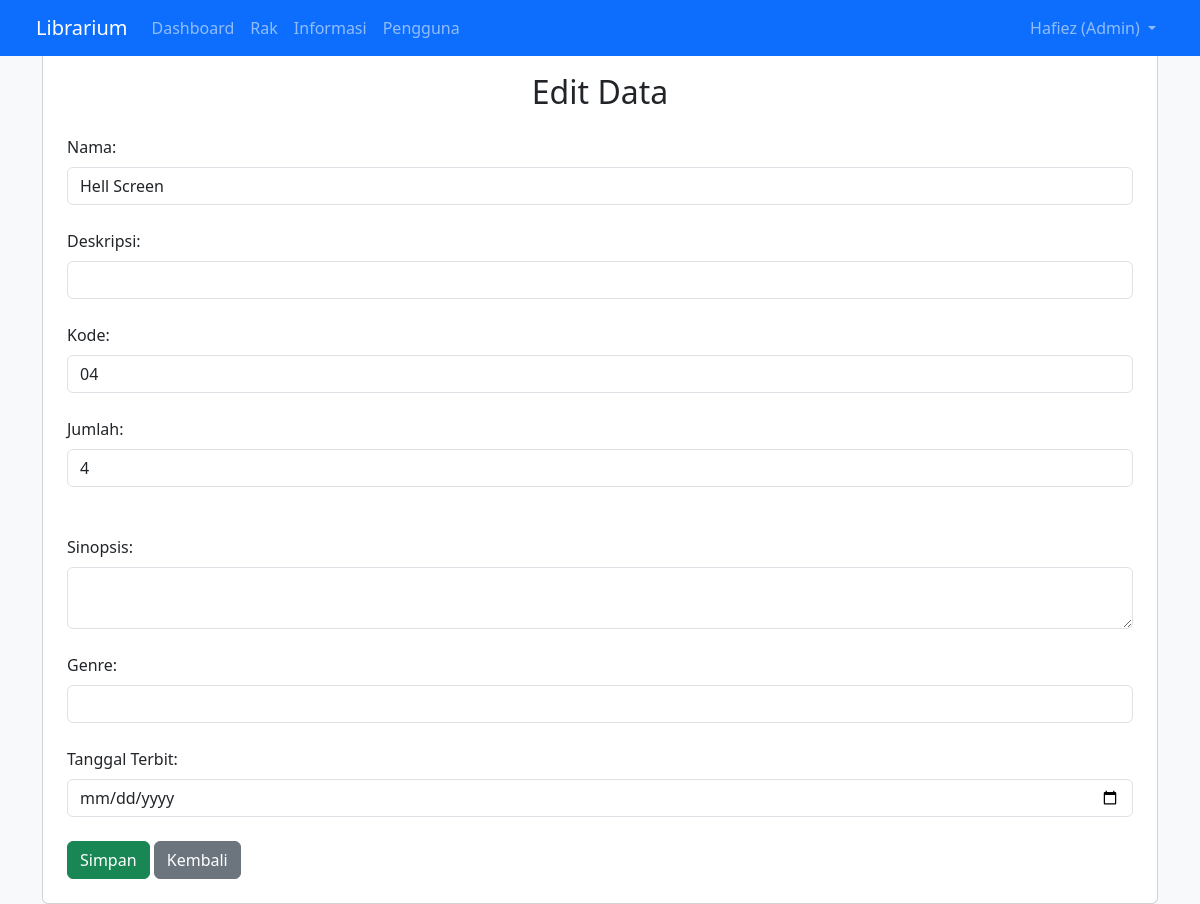
The app's page /shelf_edit.php?id=10 (signed in) with its own data.
### tables this page shows
CREATE TABLE `tb_shelf` (
  `id` int(11) NOT NULL,
  `shelf_code` varchar(20) DEFAULT NULL,
  `nama` varchar(255) DEFAULT NULL,
  `author` varchar(255) DEFAULT NULL,
  `image` varchar(255) DEFAULT NULL,
  `amount` int(11) DEFAULT 0,
  `description` text NOT NULL,
  `synopsis` text NOT NULL,
  `genre` varchar(100) NOT NULL,
  `publish` date DEFAULT NULL,
  `created_at` timestamp NULL DEFAULT current_timestamp()
);

### shelf_edit.php (the view, shortened to what this page needs)
<?php
include 'header.php';
$id = $_GET['id'] ?? null;
if ($id) {
    $query = mysqli_query($conn, "SELECT * FROM tb_shelf WHERE id = '$id'");
    $data = mysqli_fetch_assoc($query);
} else {
    echo "ID tidak ditemukan.";
}
?>
<body class="bg-light">
    <div class="container mt-5">
        <div class="card p-4">
            <h2 class="mb-4 text-center">Edit Data</h2>
            <form method="POST">
                <label class="form-label">Nama:</label><br>
                <input type="text" class="form-control" name="nama" value="<?= $data['nama'] ?>"><br>
                <label class="form-label">Deskripsi:</label><br>
                <input type="text" class="form-control" name="description" value="<?= $data['description'] ?>"><br>
                <label class="form-label">Kode:</label><br>
                <input type="text" class="form-control" name="shelf_code" value="<?= $data['shelf_code'] ?>"><br>
                <label class="form-label">Jumlah:</label><br>
                <input type="number" class="form-control" name="amount" value="<?= $data['amount'] ?>"><br><br>
                <label class="form-label">Sinopsis:</label>
                <textarea class="form-control" name="synopsis"><?= $data['synopsis'] ?></textarea><br>
                <label class="form-label">Genre:</label>
                <input type="text" class="form-control" name="genre" value="<?= $data['genre'] ?>"><br>
                <label class="form-label">Tanggal Terbit:</label>
                <input type="date" class="form-control" name="publish" value="<?= $data['publish'] ?>"><br>
                <button type="submit" class="btn btn-success">Simpan</button>
                <a href="shelf.php" class="btn btn-secondary">Kembali</a>
            </form>
        </div>
    </div>
</body>

### records on screen
tb_shelf: nama "Hell Screen", shelf_code "04", amount "4"

### other values on screen
$_SESSION['uname'] "Hafiez"
$_SESSION['ulevel'] "Admin"
